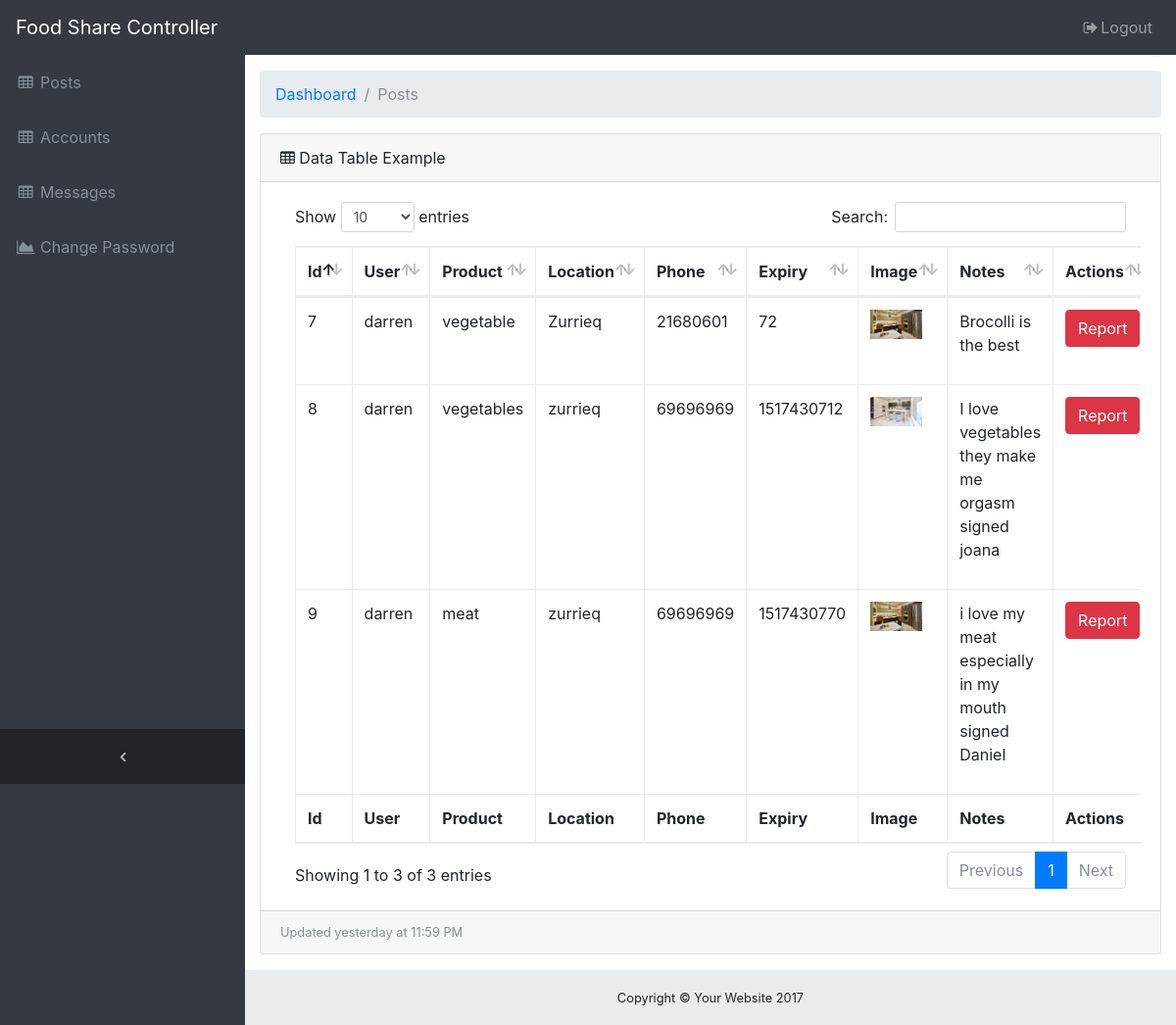
Page /FoodShare/adminController/posts.php (signed in) on the committed database.
### tables this page shows
CREATE TABLE `tbl_posts` (
  `posts_id` int(255) NOT NULL,
  `posts_product` varchar(100) NOT NULL,
  `posts_location` varchar(100) NOT NULL,
  `posts_phone` varchar(100) NOT NULL,
  `posts_expiry` int(255) NOT NULL,
  `posts_user` varchar(100) NOT NULL
);

### FoodShare/adminController/functions.php (called while the page is built, shortened)
<?php
  function connect_to_db() {
      $conn = mysqli_connect("localhost", "icafesti_fdshr", '^~Gxk.awfH1k', "icafesti_foodshare")
          or die("Unable to connect.");
      return $conn;
  }
  function show_posts($id = NULL){
      $conn = connect_to_db();
      $query = "
        SELECT * FROM `tbl_posts`
      ";
      $result = mysqli_query($conn,$query);
      return $result;
  }
 ?>

### FoodShare/adminController/posts.php (the view, shortened to what this page needs)
<?php
  include("header.php");
  include("navbar.php");
  include("functions.php");
    $posts = show_posts();
?>
  <div class="content-wrapper">
    <div class="container-fluid">
      <ol class="breadcrumb">
        <li class="breadcrumb-item">
          <a href="#">Dashboard</a>
        </li>
        <li class="breadcrumb-item active">Posts</li>
      </ol>
      <div class="card mb-3">
        <div class="card-header">
          <i class="fa fa-table"></i> Data Table Example</div>
        <div class="card-body">
          <div class="table-responsive">
            <table class="table table-bordered" id="dataTable" width="100%" cellspacing="0">
              <thead>
                <tr>
                  <th>Id</th>
                  <th>User</th>
                  <th>Product</th>
                  <th>Location</th>
                  <th>Phone</th>
                  <th>Expiry</th>
                  <th>Image</th>
                  <th>Notes</th>
                  <th>Actions</th>
                </tr>
              </thead>
              <tfoot>
                <tr>
                  <th>Id</th>
                  <th>User</th>
                  <th>Product</th>
                  <th>Location</th>
                  <th>Phone</th>
                  <th>Expiry</th>
                  <th>Image</th>
                  <th>Notes</th>
                  <th>Actions</th>
                </tr>
              </tfoot>
              <tbody>
                <?php while($assoc = mysqli_fetch_assoc($posts)):
                    $images = glob("productImages/{$assoc['posts_id']}.*");
                    if (count($images) == 0) {
                      $images = "defaultpic.jpg";
                    } else {
                      $images = $images[0];
                    }
                    $textfile = "postNotes/{$assoc['posts_id']}.txt";
                    $text = (file_exists($textfile)) ? file_get_contents($textfile) : 'No text found.';
                  ?>
                <tr>
                  <td><?=$assoc['posts_id']?></td>
                  <td><?=$assoc['posts_user']?></td>
                  <td><?=$assoc['posts_product']?></td>
                  <td><?=$assoc['posts_location']?></td>
                  <td><?=$assoc['posts_phone']?></td>
                  <td><?=$assoc['posts_expiry']?></td>
                  <td><img width="80%" src="<?=$images?>"></td>
                  <td><p width="50%"><?=$text?></p></td>
                  <td><a href="report.php?user=<?=$assoc['posts_user']?>" class='btn btn-danger'>Report</a></td>
                </tr>
              <?php endwhile; ?>
              </tbody>
            </table>
          </div>
        </div>
        <div class="card-footer small text-muted">Updated yesterday at 11:59 PM</div>
      </div>
    </div>
<?php
  include("footer.php");
 ?>

### FoodShare/adminController/header.php (shortened to what this page needs)
<!DOCTYPE html>
<html lang="en">
<head>
  <link href="vendor/bootstrap/css/bootstrap.min.css" rel="stylesheet">
  <link href="vendor/font-awesome/css/font-awesome.min.css" rel="stylesheet" type="text/css">
  <link href="vendor/datatables/dataTables.bootstrap4.css" rel="stylesheet">
  <link href="css/sb-admin.css" rel="stylesheet">
</head>
<body class="fixed-nav sticky-footer bg-dark" id="page-top">

### FoodShare/adminController/navbar.php (shortened to what this page needs)
<nav class="navbar navbar-expand-lg navbar-dark bg-dark fixed-top" id="mainNav">
  <a class="navbar-brand" href="index.html">Food Share Controller</a>
  <div class="collapse navbar-collapse" id="navbarResponsive">
    <ul class="navbar-nav navbar-sidenav" id="exampleAccordion">
      <li class="nav-item" data-toggle="tooltip" data-placement="right" title="Posts">
        <a class="nav-link" href="posts.php">
          <i class="fa fa-fw fa-table"></i>
          <span class="nav-link-text">Posts</span>
        </a>
      </li>
      <li class="nav-item" data-toggle="tooltip" data-placement="right" title="Accounts">
        <a class="nav-link" href="accounts.php">
          <i class="fa fa-fw fa-table"></i>
          <span class="nav-link-text">Accounts</span>
        </a>
      </li>
      <li class="nav-item" data-toggle="tooltip" data-placement="right" title="Accounts">
        <a class="nav-link" href="messages.php">
          <i class="fa fa-fw fa-table"></i>
          <span class="nav-link-text">Messages</span>
        </a>
      </li>
      <li class="nav-item" data-toggle="tooltip" data-placement="right" title="Change-Password">
        <a class="nav-link" href="change-password.php">
          <i class="fa fa-fw fa-area-chart"></i>
          <span class="nav-link-text">Change Password</span>
        </a>
      </li>
    </ul>
    <ul class="navbar-nav sidenav-toggler">
      <li class="nav-item">
        <a class="nav-link text-center" id="sidenavToggler">
          <i class="fa fa-fw fa-angle-left"></i>
        </a>
      </li>
    </ul>
    <ul class="navbar-nav ml-auto">
      <li class="nav-item">
        <a class="nav-link" data-toggle="modal" data-target="#exampleModal">
          <i class="fa fa-fw fa-sign-out"></i>Logout</a>
      </li>
    </ul>
  </div>
</nav>

### FoodShare/adminController/footer.php (shortened to what this page needs)
<footer class="sticky-footer">
  <div class="container">
    <div class="text-center">
      <small>Copyright © Your Website 2017</small>
    </div>
  </div>
</footer>
</div>
</body>
</html>

### FoodShare/adminController/css/sb-admin.css (style rules this page uses)
html { position: relative; min-height: 100%; }
body { overflow-x: hidden; }
body.sticky-footer { margin-bottom: 56px; }
body.sticky-footer .content-wrapper { min-height: calc(100vh - 56px - 56px); }
body.fixed-nav { padding-top: 56px; }
.content-wrapper { min-height: calc(100vh - 56px); padding-top: 1rem; }
#mainNav .navbar-collapse { overflow: auto; max-height: 75vh; }
#mainNav .navbar-collapse .navbar-nav .nav-item .nav-link { cursor: pointer; }
#mainNav .navbar-collapse .sidenav-toggler { display: none; }
@media (min-width: 992px) { #mainNav .navbar-brand { width: 250px; } }
@media (min-width: 992px) { #mainNav .navbar-collapse { overflow: visible; max-height: none; } }
@media (min-width: 992px) { #mainNav .navbar-collapse .navbar-sidenav { position: absolute; top: 0; left: 0; overflow-x: hidden; overflow-y: auto; -webkit-flex-direction: column; -ms-flex-direction: column; flex-direction: column; margin-top: 56px; } }
@media (min-width: 992px) { #mainNav .navbar-collapse .navbar-sidenav > .nav-item { width: 250px; padding: 0; } }
@media (min-width: 992px) { #mainNav .navbar-collapse .navbar-sidenav > .nav-item > .nav-link { padding: 1em; } }
#mainNav.fixed-top .sidenav-toggler { display: none; }
@media (min-width: 992px) { #mainNav.fixed-top .navbar-sidenav { height: calc(100vh - 112px); } }
@media (min-width: 992px) { #mainNav.fixed-top .sidenav-toggler { position: absolute; top: 0; left: 0; display: flex; overflow-x: hidden; overflow-y: auto; -webkit-flex-direction: column; -ms-flex-direction: column; flex-direction: column; margin-top: calc(100vh - 56px); } }
@media (min-width: 992px) { #mainNav.fixed-top .sidenav-toggler > .nav-item { width: 250px; padding: 0; } }
@media (min-width: 992px) { #mainNav.fixed-top .sidenav-toggler > .nav-item > .nav-link { padding: 1em; } }
#mainNav.fixed-top.navbar-dark .sidenav-toggler { background-color: #212529; }
#mainNav.fixed-top.navbar-dark .sidenav-toggler a i { color: #adb5bd; }
.content-wrapper { overflow-x: hidden; background: white; }
@media (min-width: 992px) { .content-wrapper { margin-left: 250px; } }
#sidenavToggler i { font-weight: 800; }
#mainNav.navbar-dark .navbar-collapse .navbar-sidenav > .nav-item > .nav-link { color: #868e96; }
@media (min-width: 992px) { #mainNav.navbar-dark .navbar-collapse .navbar-sidenav { background: #343a40; } }
footer.sticky-footer { position: absolute; right: 0; bottom: 0; width: 100%; height: 56px; background-color: #e9ecef; line-height: 55px; }
@media (min-width: 992px) { footer.sticky-footer { width: calc(100% - 250px); } }

### rows in the picture
tbl_posts: posts_id "7", posts_user "darren", posts_product "vegetable", posts_location "Zurrieq", posts_phone "21680601", posts_expiry "72", posts_id "Brocolli is the best"
tbl_posts: posts_id "8", posts_user "darren", posts_product "vegetables", posts_location "zurrieq", posts_phone "69696969", posts_expiry "1517430712", shows a picture, posts_id "I love vegetables they make me orgasm signed joana"
tbl_posts: posts_id "9", posts_user "darren", posts_product "meat", posts_location "zurrieq", posts_phone "69696969", posts_expiry "1517430770", posts_id "i love my meat especially in my mouth signed Daniel"
